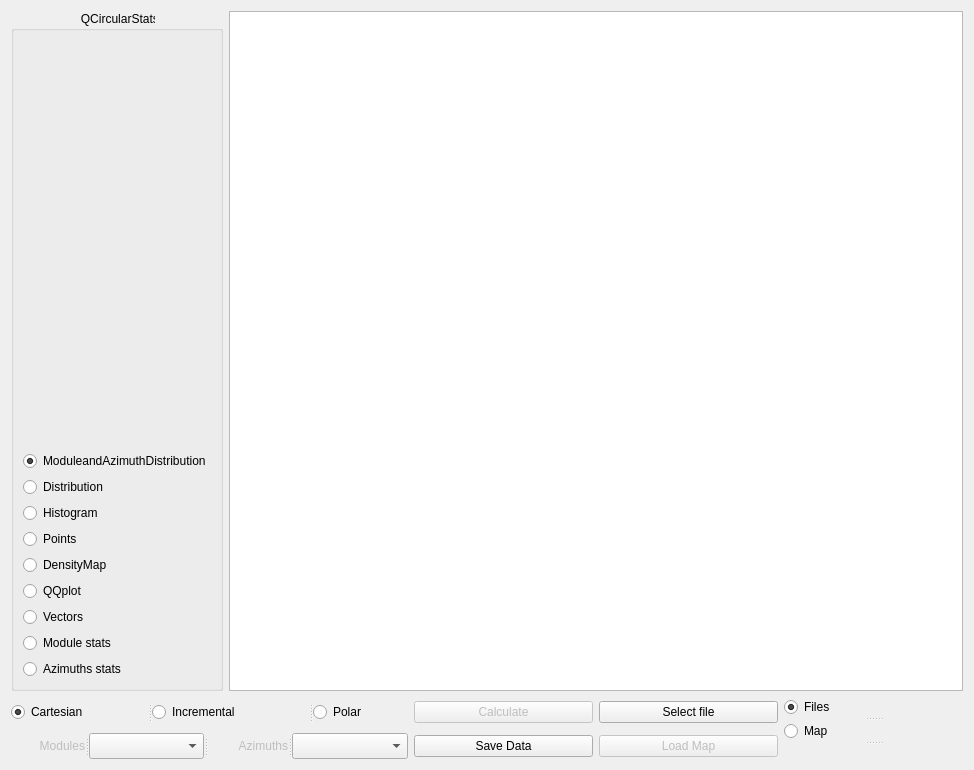
<?xml version="1.0" encoding="UTF-8"?>
<ui version="4.0">
 <class>Form</class>
 <widget class="QWidget" name="Form">
  <property name="geometry">
   <rect>
    <x>0</x>
    <y>0</y>
    <width>974</width>
    <height>770</height>
   </rect>
  </property>
  <property name="windowTitle">
   <string>QCircularStats</string>
  </property>
  <layout class="QGridLayout" name="gridLayout_2">
   <item row="0" column="0">
    <layout class="QGridLayout" name="gridLayout">
     <item row="0" column="0">
      <widget class="QGroupBox" name="groupBox">
       <property name="font">
        <font>
         <weight>50</weight>
         <bold>false</bold>
        </font>
       </property>
       <property name="title">
        <string>                     QCircularStats</string>
       </property>
       <layout class="QVBoxLayout" name="verticalLayout">
        <item>
         <widget class="QLabel" name="imageicono">
          <property name="text">
           <string/>
          </property>
         </widget>
        </item>
        <item>
         <widget class="QRadioButton" name="drawmoduleandazimuthdistribution">
          <property name="text">
           <string>ModuleandAzimuthDistribution</string>
          </property>
          <property name="checked">
           <bool>true</bool>
          </property>
         </widget>
        </item>
        <item>
         <widget class="QRadioButton" name="drawdistribution">
          <property name="text">
           <string>Distribution</string>
          </property>
         </widget>
        </item>
        <item>
         <widget class="QRadioButton" name="drawhistogram">
          <property name="text">
           <string>Histogram</string>
          </property>
         </widget>
        </item>
        <item>
         <widget class="QRadioButton" name="drawPoints">
          <property name="text">
           <string>Points</string>
          </property>
         </widget>
        </item>
        <item>
         <widget class="QRadioButton" name="drawdensityMap">
          <property name="text">
           <string>DensityMap</string>
          </property>
         </widget>
        </item>
        <item>
         <widget class="QRadioButton" name="drawqqplot">
          <property name="text">
           <string>QQplot</string>
          </property>
         </widget>
        </item>
        <item>
         <widget class="QRadioButton" name="drawVectors">
          <property name="text">
           <string>Vectors</string>
          </property>
         </widget>
        </item>
        <item>
         <widget class="QRadioButton" name="modstats">
          <property name="text">
           <string>Module stats</string>
          </property>
         </widget>
        </item>
        <item>
         <widget class="QRadioButton" name="azimuthstats">
          <property name="text">
           <string>Azimuths stats</string>
          </property>
         </widget>
        </item>
       </layout>
      </widget>
     </item>
     <item row="0" column="1" colspan="4">
      <widget class="QGraphicsView" name="graphicsView"/>
     </item>
     <item row="1" column="0" colspan="2">
      <widget class="QSplitter" name="splitter">
       <property name="orientation">
        <enum>Qt::Horizontal</enum>
       </property>
       <widget class="QSplitter" name="splitter_3">
        <property name="orientation">
         <enum>Qt::Horizontal</enum>
        </property>
        <widget class="QRadioButton" name="type0">
         <property name="text">
          <string>Cartesian</string>
         </property>
         <property name="checked">
          <bool>true</bool>
         </property>
        </widget>
        <widget class="QRadioButton" name="type1">
         <property name="text">
          <string>Incremental</string>
         </property>
        </widget>
        <widget class="QRadioButton" name="type2">
         <property name="text">
          <string>Polar</string>
         </property>
        </widget>
       </widget>
      </widget>
     </item>
     <item row="1" column="2">
      <widget class="QPushButton" name="calculate">
       <property name="enabled">
        <bool>false</bool>
       </property>
       <property name="text">
        <string>Calculate</string>
       </property>
      </widget>
     </item>
     <item row="1" column="3">
      <widget class="QPushButton" name="buttonload">
       <property name="text">
        <string>Select file</string>
       </property>
      </widget>
     </item>
     <item row="1" column="4" rowspan="2">
      <widget class="QSplitter" name="splitter_2">
       <property name="orientation">
        <enum>Qt::Vertical</enum>
       </property>
       <widget class="QRadioButton" name="Files">
        <property name="text">
         <string>Files</string>
        </property>
        <property name="checked">
         <bool>true</bool>
        </property>
       </widget>
       <widget class="QRadioButton" name="Map">
        <property name="text">
         <string>Map</string>
        </property>
       </widget>
       <widget class="QLabel" name="labelpath">
        <property name="text">
         <string/>
        </property>
       </widget>
      </widget>
     </item>
     <item row="2" column="0" colspan="2">
      <widget class="QSplitter" name="splitter_4">
       <property name="orientation">
        <enum>Qt::Horizontal</enum>
       </property>
       <widget class="QLabel" name="labelModules">
        <property name="enabled">
         <bool>false</bool>
        </property>
        <property name="text">
         <string>Modules</string>
        </property>
        <property name="alignment">
         <set>Qt::AlignRight|Qt::AlignTrailing|Qt::AlignVCenter</set>
        </property>
       </widget>
       <widget class="QComboBox" name="comboBoxModules"/>
       <widget class="QLabel" name="labelAzimuths">
        <property name="enabled">
         <bool>false</bool>
        </property>
        <property name="text">
         <string>Azimuths</string>
        </property>
        <property name="alignment">
         <set>Qt::AlignRight|Qt::AlignTrailing|Qt::AlignVCenter</set>
        </property>
       </widget>
       <widget class="QComboBox" name="comboBoxAzimuths"/>
      </widget>
     </item>
     <item row="2" column="2">
      <widget class="QPushButton" name="savedata">
       <property name="text">
        <string>Save Data</string>
       </property>
      </widget>
     </item>
     <item row="2" column="3">
      <widget class="QPushButton" name="buttonmap">
       <property name="enabled">
        <bool>false</bool>
       </property>
       <property name="text">
        <string>Load Map</string>
       </property>
      </widget>
     </item>
    </layout>
   </item>
  </layout>
 </widget>
 <resources/>
 <connections/>
</ui>
